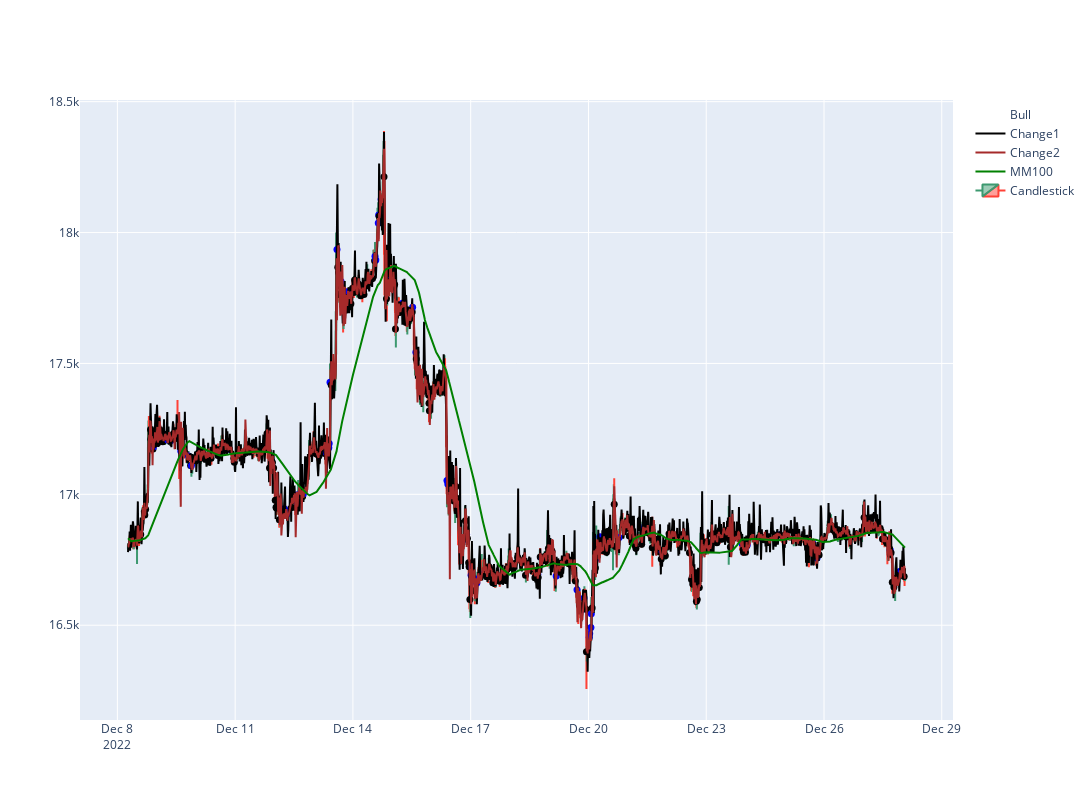

Notebook cell for this chart:
### Code cell
import plotly.graph_objects as go
from random import randint

rand = False

s1 = 1 # randint(55, len(predictions_high)) if rand else 2
s2 = predictions_change.shape[0] # s1 + 50 if rand else len(predictions_high) - 20

y_test_ = new_df[1:]

# Edit pred_change range
pred_change = predictions_change / 50
pred_change = y_test_['open_price'] * pred_change + y_test_['open_price']

# Edit pred_change range
pred_change2 = predictions_change2 / 50
pred_change2 = y_test_['open_price'] * pred_change2 + y_test_['open_price']

# Mean
"""high_mean = predictions_high # (predictions_high + predictions_high2) / 2
low_mean  = ((predictions_low + predictions_low2) / 2 + high_mean) / 2
change_mean = (pred_change + pred_change2) / 2"""

# Print
print(s1, s2)

rd = np.where(y_test_['close_price'] < y_test_['open_price'], True, False)
rd_line = np.where(y_test_['open_price'] < pred_change2.values, True, False)
rd_line2 = np.where(y_test_['open_price'] < pred_change.values, True, False)
rd_line3 = np.where(abs(y_test_['open_price'] - y_test_['MM100']) / y_test_['MM100'] >= 0.0010, True, False)

rd = np.logical_and(rd, rd_line)
rd = np.logical_and(rd, rd_line2)
rd = np.logical_and(rd, rd_line3)

gr = np.where(y_test_['close_price'] > y_test_['open_price'], True, False)
gr_line = np.where(y_test_['open_price'] > pred_change2.values, True, False)
gr_line2 = np.where(y_test_['open_price'] > pred_change.values, True, False)
gr_line3 = np.where(abs(y_test_['open_price'] - y_test_['MM100']) / y_test_['MM100'] >= 0.0010, True, False)

gr = np.logical_and(gr, gr_line)
gr = np.logical_and(gr, gr_line2)
gr = np.logical_and(gr, gr_line3)

"""rd = np.where(y_test_['close_price'] < y_test_['open_price'], True, False)
rd_line = np.where(low_mean < np.append(low_mean[-1], low_mean[:-1]), True, False)
rd_line2 = np.where(predictions_change2[-1:] < predictions_change, True, False)
rd_line3 = np.where(y_test_['open_price'] < y_test_['MM100'], True, False)

rd = np.logical_and(rd, rd_line)
rd = np.logical_and(rd, rd_line2)
rd = np.logical_and(rd, rd_line3)

gr = np.where(y_test_['close_price'] > y_test_['open_price'], True, False)
gr_line = np.where(low_mean > np.append(low_mean[-1], low_mean[:-1]), True, False)
gr_line2 = np.where(predictions_change2[-1:] > predictions_change, True, False)
gr_line3 = np.where(y_test_['open_price'] > y_test_['MM100'], True, False)

gr = np.logical_and(gr, gr_line)
gr = np.logical_and(gr, gr_line2)
gr = np.logical_and(gr, gr_line3)"""


fig = go.Figure(data=[                        
                        go.Scatter(x=y_test_.index,
                                y=y_test_['close_price'],
                                mode='markers',
                                marker_color=np.select([gr, rd], ['blue', 'black'], 'rgba(0,0,0,0)'),
                                name='Bull',
                                marker=dict(color='LightSkyBlue',
                                size=7)),

                        go.Line(x=y_test_.index,
                                y=pred_change,
                                line_color='black',
                                name='Change1'),
                        go.Line(x=y_test_.index,
                                y=pred_change2,
                                line_color='brown',
                                name='Change2'),
                        go.Line(x=y_test_.index,
                                y=y_test_['MM100'],
                                line_color='green',
                                name='MM100'),
                        go.Candlestick(x=y_test_.index,
                                     open=y_test_['open_price'],
                                     high=y_test_['high_price'],
                                     low=y_test_['low_price'],
                                     close=y_test_['close_price'],
                                     name='Candlestick')]).update_layout(xaxis_rangeslider_visible=False)

fig.update_layout(
    autosize=False,
    width=1500,
    height=800)

if rand: fig.show()
fig.show()

### Figure 1 — Plotly figure (JSON) as saved in the notebook; plotly's stock layout.template omitted (floating-point values rounded to 4 significant figures; data arrays with more than 128 entries replaced by an {"elided": "..."} marker saying what was removed)
{"data": [{"marker": {"color": {"elided": "1901 str values"}, "size": 7}, "mode": "markers", "name": "Bull", "type": "scatter", "x": {"elided": "1901 str values"}, "y": {"elided": "1901 float values"}}, {"line": {"color": "black"}, "name": "Change1", "type": "scatter", "x": {"elided": "1901 str values"}, "y": {"elided": "1901 float values"}}, {"line": {"color": "brown"}, "name": "Change2", "type": "scatter", "x": {"elided": "1901 str values"}, "y": {"elided": "1901 float values"}}, {"line": {"color": "green"}, "name": "MM100", "type": "scatter", "x": {"elided": "1901 str values"}, "y": {"elided": "1901 float values"}}, {"close": {"elided": "1901 float values"}, "high": {"elided": "1901 float values"}, "low": {"elided": "1901 float values"}, "name": "Candlestick", "open": {"elided": "1901 float values"}, "type": "candlestick", "x": {"elided": "1901 str values"}}], "layout": {"autosize": false, "height": 800, "width": 1500, "xaxis": {"rangeslider": {"visible": false}}}}
